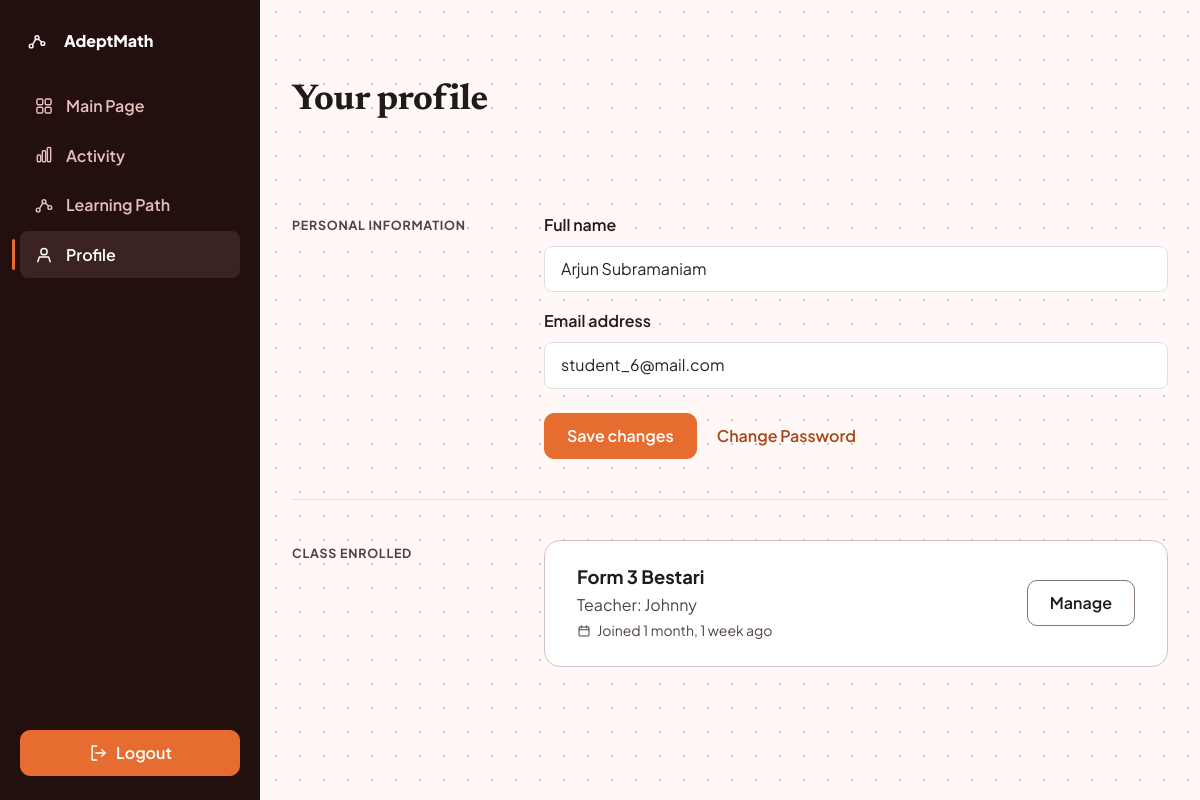
/accounts/profile/ (signed in), run on the app's committed database.
### accounts/models.py (models this page shows, shortened)
class User(AbstractUser):
    class Role(models.TextChoices):
        STUDENT = "student", "Student"
        TEACHER = "teacher", "Teacher"
    username = None
    email = models.EmailField("email address", unique=True)
    full_name = models.CharField(max_length=150, blank=True)
    role = models.CharField(
        max_length=10, choices=Role.choices, default=Role.STUDENT
    )
    USERNAME_FIELD = "email"
    REQUIRED_FIELDS = []
    objects = UserManager()
    class Meta:
        ordering = ["full_name", "email"]
    @property
    def is_student(self):
        return self.role == self.Role.STUDENT
    @property
    def is_teacher(self):
        return self.role == self.Role.TEACHER

### classes/models.py (models this page shows, shortened)
class Membership(models.Model):
    school_class = models.ForeignKey(
        SchoolClass, on_delete=models.CASCADE, related_name="memberships"
    )
    student = models.ForeignKey(
        settings.AUTH_USER_MODEL,
        on_delete=models.CASCADE,
        related_name="class_memberships",
        limit_choices_to={"role": "student"},
    )
    joined_at = models.DateTimeField(auto_now_add=True)
    is_active = models.BooleanField(default=True)
    restrictions_disabled = models.BooleanField(default=False)
    class Meta:
        unique_together = ("school_class", "student")
        ordering = ["-joined_at"]

class SchoolClass(models.Model):
    teacher = models.ForeignKey(
        settings.AUTH_USER_MODEL,
        on_delete=models.CASCADE,
        related_name="classes_taught",
        limit_choices_to={"role": "teacher"},
    )
    name = models.CharField(max_length=150)
    created_at = models.DateTimeField(auto_now_add=True)
    is_active = models.BooleanField(default=True)
    class Meta:
        ordering = ["name"]
        verbose_name_plural = "classes"

### accounts/views.py (the view)
# urls.py: path("profile/", views.profile, name="profile"),
@login_required
def profile(request):
    password_form = PasswordChangeForm(user=request.user)
    is_ajax = request.headers.get("X-Requested-With") == "XMLHttpRequest"
    if request.method == "POST" and request.POST.get("action") == "change_password":
        password_form = PasswordChangeForm(user=request.user, data=request.POST)
        if password_form.is_valid():
            user = password_form.save()
            update_session_auth_hash(request, user)
            messages.success(request, "Your password has been changed.")
            if is_ajax:
                return JsonResponse({"success": True})
            return redirect("accounts:profile")
        if is_ajax:
            html = render_to_string(
                "account/_password_form.html", {"password_form": password_form}, request=request
            )
            return JsonResponse({"success": False, "html": html})
        form = ProfileForm(instance=request.user)
    elif request.method == "POST":
        form = ProfileForm(request.POST, instance=request.user)
        if form.is_valid():
            form.save()
            messages.success(request, "Your profile has been updated.")
            return redirect("accounts:profile")
    else:
        form = ProfileForm(instance=request.user)
    context = {"form": form, "password_form": password_form}
    if request.user.is_student:
        context["memberships"] = list(
            request.user.class_memberships.filter(is_active=True)
            .select_related("school_class", "school_class__teacher")
            .order_by("joined_at")
        )
    return render(request, "account/profile.html", context)

### accounts/forms.py
class ProfileForm(_BootstrapMixin, forms.ModelForm):
    class Meta:
        model = User
        fields = ["full_name", "email"]
        error_messages = {"email": EMAIL_ERROR_MESSAGES}
    def __init__(self, *args, **kwargs):
        super().__init__(*args, **kwargs)
        self._style()

class PasswordChangeForm(_BootstrapMixin, auth_forms.PasswordChangeForm):
    def __init__(self, *args, **kwargs):
        super().__init__(*args, **kwargs)
        self.fields["old_password"].label = "Current password"
        self.fields["new_password1"].label = "New password"
        self.fields["new_password2"].label = "Confirm new password"
        self.fields["new_password1"].help_text = ""
        self.fields["old_password"].widget.attrs.setdefault("placeholder", "Enter your current password")
        self.fields["new_password1"].widget.attrs.setdefault("placeholder", "Create a new password")
        self.fields["new_password2"].widget.attrs.setdefault("placeholder", "Re-enter your new password")
        self._style()

### accounts/context_processors.py (called while the page is built)
def role_flags(request):
    user = getattr(request, "user", None)
    if user is not None and user.is_authenticated:
        return {"is_teacher": user.is_teacher, "is_student": user.is_student}
    return {"is_teacher": False, "is_student": False}

### accounts/forms.py (called while the page is built)
    def _style(self):
        for field in self.fields.values():
            widget = field.widget
            css = "form-control form-control-lg"
            if isinstance(widget, forms.CheckboxInput):
                css = "form-check-input"
            widget.attrs.setdefault("class", css)

### learning/templatetags/asset_tags.py (called while the page is built)
@register.simple_tag
def static_v(path):
    url = staticfiles_storage.url(path)
    found = finders.find(path)
    if not found:
        return url
    try:
        stamp = int(Path(found).stat().st_mtime)
    except OSError:
        return url
    return f"{url}{'&' if '?' in url else '?'}v={stamp}"

### templates/account/profile.html (shortened to what this page needs)
{% extends "base.html" %}
{% load static humanize asset_tags %}
{% block body_class %}is-home{% endblock %}
{% block content %}
<div class="container-mp page">
  <div class="profile-page">
    <h1 class="profile-title mb-5">Your profile</h1>
    <div class="profile-section">
      <div class="profile-section-label">Personal information</div>
      <div class="profile-section-body">
        <form method="post" novalidate>
          {% include "components/field.html" with field=form.full_name %}
          {% include "components/field.html" with field=form.email %}
          <div class="d-flex flex-wrap align-items-center gap-2 mt-4">
            <button type="submit" class="btn btn-primary">Save changes</button>
            <button type="button" class="btn btn-link-primary ms-2" data-bs-toggle="modal" data-bs-target="#passwordModal">
              Change Password
            </button>
          </div>
        </form>
      </div>
    </div>
    {% if user.is_student %}
      <div class="profile-section">
        <div class="profile-section-label">Class enrolled</div>
        <div class="profile-section-body">
          {% if memberships %}
            {% for membership in memberships %}
              <div class="profile-class-card">
                <div>
                  <h3 class="mb-1">{{ membership.school_class.name }}</h3>
                  <p class="text-muted-2 mb-0">Teacher: {{ membership.school_class.teacher.full_name }}</p>
                  <p class="text-muted-2 small mb-0">
                    Joined {{ membership.joined_at|naturaltime }}
                  </p>
                </div>
                <button type="button" class="btn btn-outline-primary flex-shrink-0"
                        data-bs-toggle="modal" data-bs-target="#classSettingsModal{{ membership.id }}">
                  Manage
                </button>
              </div>
            {% endfor %}
          {% else %}
            <p class="text-muted-2">You haven't been enrolled in a class yet. Ask your teacher to add you by your account email.</p>
          {% endif %}
        </div>
      </div>
    {% endif %}
  </div>
</div>
{% endblock %}

### templates/components/field.html (shortened to what this page needs)
<div class="mb-3">
  <label for="{{ field.id_for_label }}" class="form-label">{{ field.label }}</label>
  {{ field }}
</div>

### data on the page
User: full_name "Arjun Subramaniam", email "student_6@mail.com"
Membership: school_class.name "Form 3 Bestari", school_class.teacher.full_name "Johnny", joined_at "1 month, 1 week ago"

### other printed values
{{ field.label }} "Full name Email address"
